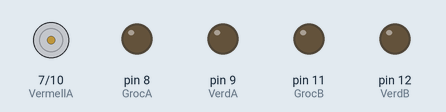
A sketch run on a simulated Arduino Uno, built with avr-gcc and run on an emulated ATmega328P. Shown: motor-driver pin pairs drawn as motors (green arrow = first pin HIGH = forward, orange = second pin HIGH = backward, longer = more drive), output pins drawn as LEDs (lit = HIGH).

Above: at 0.5 s.
At 3.0 s:
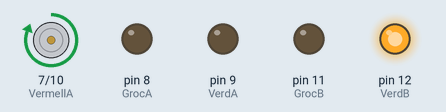
At 5.5 s:
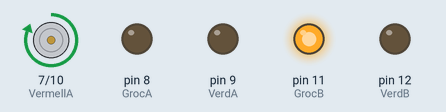
At 9.0 s:
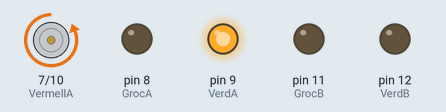
At 11.5 s:
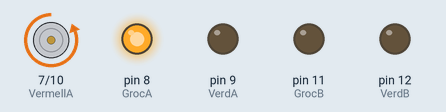
Timing chart, 0 to 15.6 s (numbered marks = the images above):
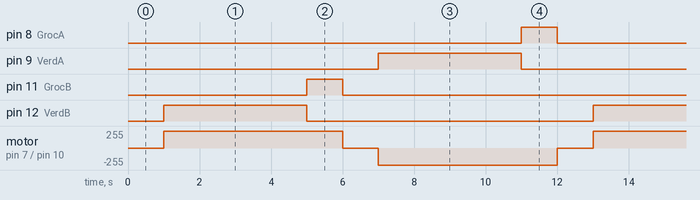

The sketch:

Semafor_P1.ino
```cpp
/**********************************************************************************
**                                                                               **
**                               Semàfor P1                                      **
**                                                                               **
**                                                                               **
**********************************************************************************/

//********** Includes *************************************************************

//********** Variables ************************************************************
int Temps = 1000;
int VermellA = 7;
int GrocA = 8;
int VerdA = 9;
int VermellB = 10;
int GrocB = 11;
int VerdB = 12;

//********** Setup ****************************************************************
void setup()
{
    pinMode (VermellA, OUTPUT);
    pinMode (GrocA, OUTPUT);
    pinMode (VerdA, OUTPUT);
    pinMode (VermellB, OUTPUT);
    pinMode (GrocB, OUTPUT);
    pinMode (VerdB, OUTPUT);
}

//********** Loop *****************************************************************
void loop()
{
   digitalWrite (VermellA, HIGH);
   digitalWrite (GrocA, LOW);
   digitalWrite (VerdA, LOW);
   digitalWrite (VermellB, HIGH);
   digitalWrite (GrocB, LOW);
   digitalWrite (VerdB, LOW);
   delay (Temps);
   digitalWrite (VermellA, HIGH);
   digitalWrite (GrocA, LOW);
   digitalWrite (VerdA, LOW);
   digitalWrite (VermellB, LOW);
   digitalWrite (GrocB, LOW);
   digitalWrite (VerdB, HIGH);
   delay (4*Temps);
   digitalWrite (VermellA, HIGH);
   digitalWrite (GrocA, LOW);
   digitalWrite (VerdA, LOW);
   digitalWrite (VermellB, LOW);
   digitalWrite (GrocB, HIGH);
   digitalWrite (VerdB, LOW);
   delay (Temps);
   digitalWrite (VermellA, HIGH);
   digitalWrite (GrocA, LOW);
   digitalWrite (VerdA, LOW);
   digitalWrite (VermellB, HIGH);
   digitalWrite (GrocB, LOW);
   digitalWrite (VerdB, LOW);
   delay (Temps);
   digitalWrite (VermellA, LOW);
   digitalWrite (GrocA, LOW);
   digitalWrite (VerdA, HIGH);
   digitalWrite (VermellB, HIGH);
   digitalWrite (GrocB, LOW);
   digitalWrite (VerdB, LOW);
   delay (4*Temps);
   digitalWrite (VermellA, LOW);
   digitalWrite (GrocA, HIGH);
   digitalWrite (VerdA, LOW);
   digitalWrite (VermellB, HIGH);
   digitalWrite (GrocB, LOW);
   digitalWrite (VerdB, LOW);
   delay (Temps);

}

//********** Funcions *************************************************************
```

Measured:
- by itself, pin 8 (GrocA), pin 11 (GrocB): alternates HIGH for 1.0 s and LOW for 11.0 s
- by itself, pin 9 (VerdA), pin 12 (VerdB): alternates HIGH for 4.0 s and LOW for 8.0 s
- by itself, motor on pin 7 (VermellA) / pin 10 (VermellB): repeats every 12.0 s: stopped 1.0 s, backward 255/255 5.0 s, stopped 1.0 s, forward 255/255 5.0 s
